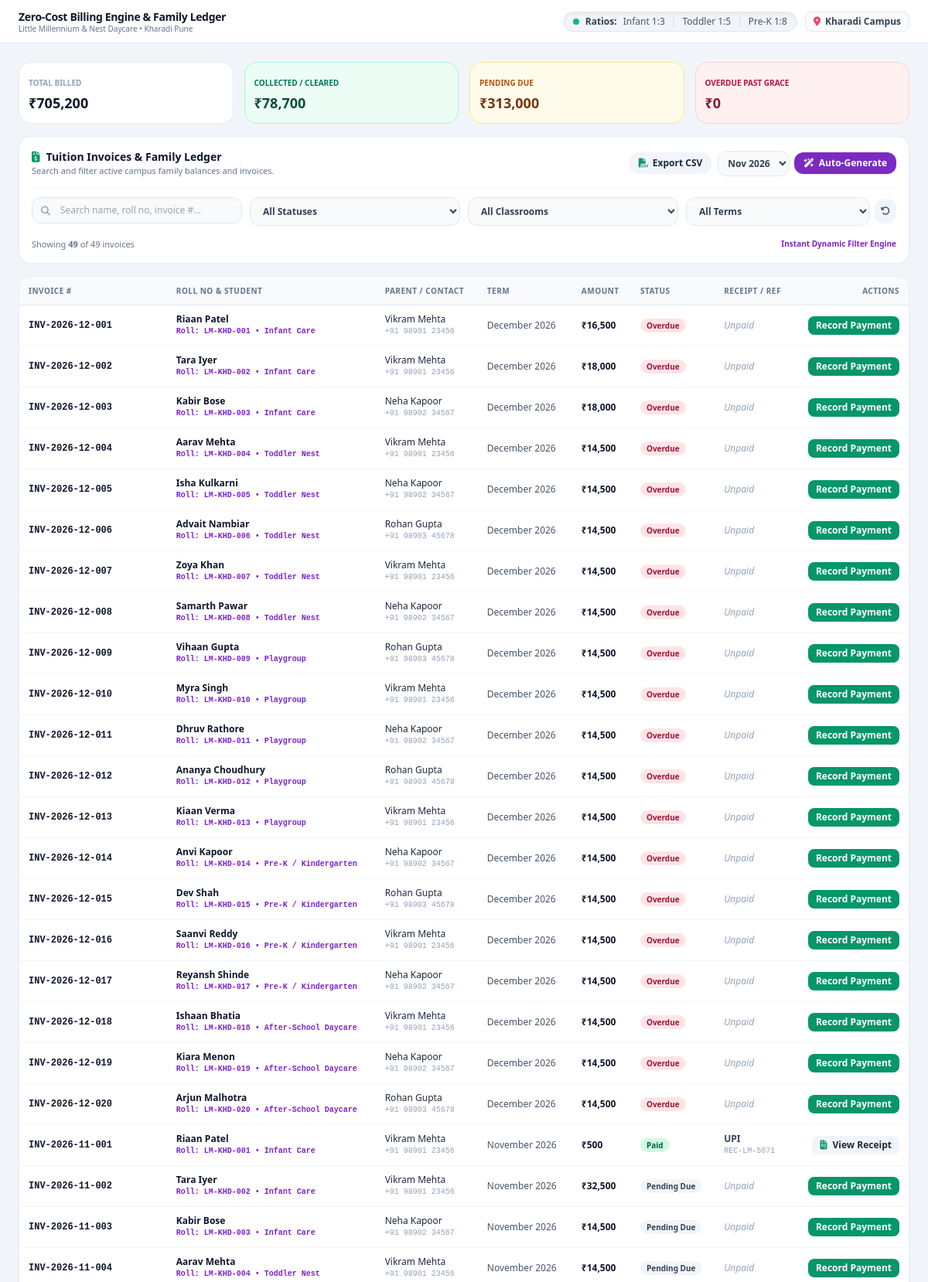
Page /admin/billing (upper part) on the committed database.
### tables this page shows
CREATE TABLE invoices (
        id INTEGER PRIMARY KEY AUTOINCREMENT,
        campus_id INTEGER DEFAULT 1,
        student_id INTEGER NOT NULL,
        parent_id INTEGER NOT NULL,
        invoice_number TEXT UNIQUE NOT NULL,
        term_month TEXT NOT NULL,
        amount REAL NOT NULL,
        due_date TEXT NOT NULL,
        status TEXT DEFAULT 'Pending', -- Paid, Pending, Overdue
        payment_method TEXT DEFAULT 'Pending', -- Cash, Cheque, UPI, Online Passthrough
        paid_at TEXT,
        receipt_number TEXT, parent_receipt_file TEXT, parent_txn_ref TEXT, parent_payment_date TEXT, approval_status TEXT DEFAULT 'None', approved_by TEXT, approved_at TEXT, rejection_reason TEXT, base_fee REAL DEFAULT 14500.0, arrears_carried_forward REAL DEFAULT 0.0, credit_adjusted REAL DEFAULT 0.0, amount_paid REAL DEFAULT 0.0, balance_pending REAL DEFAULT 0.0, notes TEXT,
        FOREIGN KEY(student_id) REFERENCES students(id),
        FOREIGN KEY(parent_id) REFERENCES users(id)
    );

CREATE TABLE students (
        id INTEGER PRIMARY KEY AUTOINCREMENT,
        campus_id INTEGER DEFAULT 1,
        classroom_id INTEGER,
        parent_id INTEGER,
        first_name TEXT NOT NULL,
        last_name TEXT NOT NULL,
        dob TEXT,
        gender TEXT,
        blood_group TEXT,
        allergies TEXT,
        epipen_required INTEGER DEFAULT 0,
        dietary_restrictions TEXT,
        immunization_status TEXT DEFAULT 'Compliant', -- Compliant, Expiring Soon, Overdue
        emergency_contact_name TEXT,
        emergency_contact_phone TEXT,
        pickup_pin TEXT,
        photo_url TEXT,
        enrollment_date TEXT,
        status TEXT DEFAULT 'Active', roll_number TEXT, annual_fee REAL DEFAULT 174000.0, monthly_base_fee REAL DEFAULT 14500.0, credit_balance REAL DEFAULT 0.0,
        FOREIGN KEY(classroom_id) REFERENCES classrooms(id),
        FOREIGN KEY(parent_id) REFERENCES users(id)
    );

CREATE TABLE classrooms (
        id INTEGER PRIMARY KEY AUTOINCREMENT,
        campus_id INTEGER DEFAULT 1,
        name TEXT NOT NULL,
        age_group TEXT NOT NULL,
        capacity INTEGER NOT NULL,
        room_number TEXT,
        max_ratio INTEGER NOT NULL,
        FOREIGN KEY(campus_id) REFERENCES campuses(id)
    );

CREATE TABLE users (
        id INTEGER PRIMARY KEY AUTOINCREMENT,
        campus_id INTEGER DEFAULT 1,
        name TEXT NOT NULL,
        email TEXT UNIQUE NOT NULL,
        password TEXT NOT NULL,
        role TEXT NOT NULL, -- admin, director, teacher, parent, student
        phone TEXT,
        pin_code TEXT,
        avatar TEXT,
        title TEXT,
        created_at TIMESTAMP DEFAULT CURRENT_TIMESTAMP,
        FOREIGN KEY(campus_id) REFERENCES campuses(id)
    );

### app.py (the view)
@app.route('/admin/billing')
def admin_billing():
    conn = get_db_connection()
    invoices = conn.execute('''
    SELECT i.*, s.roll_number, (s.first_name || ' ' || s.last_name) as student_name, c.name as classroom_name, u.name as parent_name, u.phone as parent_phone
    FROM invoices i
    JOIN students s ON i.student_id = s.id
    JOIN classrooms c ON s.classroom_id = c.id
    JOIN users u ON i.parent_id = u.id
    ORDER BY
        CASE WHEN i.approval_status = 'Pending Approval' THEN 0 ELSE 1 END,
        i.due_date DESC
    ''').fetchall()
    total_billed = sum(i['amount'] for i in invoices)
    total_collected = sum(i['amount'] for i in invoices if i['status'] == 'Paid')
    total_pending = sum(i['amount'] for i in invoices if i['status'] in ['Pending', 'Pending Approval'])
    total_overdue = sum(i['amount'] for i in invoices if i['status'] == 'Overdue')
    pending_approval_invoices = [i for i in invoices if i['approval_status'] == 'Pending Approval']
    conn.close()
    return render_template(
        'admin/billing.html',
        active_page='admin_billing',
        invoices=invoices,
        pending_approval_invoices=pending_approval_invoices,
        total_billed=total_billed,
        total_collected=total_collected,
        total_pending=total_pending,
        total_overdue=total_overdue
    )

### app.py (called while the page is built)
def get_current_user():
    user_id = session.get('user_id')
    if not user_id:
        return None
    conn = get_db_connection()
    user = conn.execute("SELECT * FROM users WHERE id = ?", (user_id,)).fetchone()
    conn.close()
    return user

@app.context_processor
def inject_globals():
    conn = get_db_connection()
    pending_approvals = conn.execute("SELECT COUNT(*) FROM invoices WHERE approval_status = 'Pending Approval'").fetchone()[0]
    conn.close()
    return {
        'current_user': get_current_user(),
        'campus_name': Config.CAMPUS_NAME,
        'campus_code': Config.CAMPUS_CODE,
        'pending_approvals_count': pending_approvals
    }

### database.py (called while the page is built)
def get_db_connection():
    conn = sqlite3.connect(Config.DATABASE_PATH)
    conn.row_factory = sqlite3.Row
    return conn

### templates/admin/billing.html (shortened to what this page needs)
{% extends "base.html" %}
{% block page_title %}Zero-Cost Billing Engine & Family Ledger{% endblock %}
{% block content %}
<div class="space-y-4">
  <div class="grid grid-cols-2 sm:grid-cols-4 gap-3.5">
    <div class="p-3 bg-white rounded-2xl border border-slate-200/80 shadow-2xs">
      <span class="text-[10px] font-bold text-slate-400 uppercase">Total Billed</span>
      <p class="text-base sm:text-lg font-black text-slate-900 mt-0.5">₹{{ "{:,.0f}".format(total_billed) }}</p>
    </div>
    <div class="p-3 bg-emerald-50 border border-emerald-200 rounded-2xl shadow-2xs">
      <span class="text-[10px] font-bold text-emerald-700 uppercase">Collected / Cleared</span>
      <p class="text-base sm:text-lg font-black text-emerald-900 mt-0.5">₹{{ "{:,.0f}".format(total_collected) }}</p>
    </div>
    <div class="p-3 bg-amber-50 border border-amber-200 rounded-2xl shadow-2xs">
      <span class="text-[10px] font-bold text-amber-700 uppercase">Pending Due</span>
      <p class="text-base sm:text-lg font-black text-amber-900 mt-0.5">₹{{ "{:,.0f}".format(total_pending) }}</p>
    </div>
    <div class="p-3 bg-rose-50 border border-rose-200 rounded-2xl shadow-2xs">
      <span class="text-[10px] font-bold text-rose-700 uppercase">Overdue Past Grace</span>
      <p class="text-base sm:text-lg font-black text-rose-900 mt-0.5">₹{{ "{:,.0f}".format(total_overdue) }}</p>
    </div>
  </div>
  <div class="bg-white p-4 rounded-2xl border border-slate-200/80 shadow-2xs space-y-3">
    <div class="flex flex-col sm:flex-row sm:items-center justify-between gap-3">
      <div>
        <h2 class="text-sm font-extrabold text-slate-900 flex items-center gap-2">
          <i class="fa-solid fa-file-invoice-dollar text-emerald-600"></i>
          <span>Tuition Invoices & Family Ledger</span>
        </h2>
        <p class="text-[11px] text-slate-500">Search and filter active campus family balances and invoices.</p>
      </div>
      <div class="flex flex-wrap items-center gap-2">
        <a href="{{ url_for('export_billing_csv') }}" class="px-3 py-1.5 bg-slate-100 hover:bg-slate-200 text-slate-800 rounded-xl text-xs font-bold transition flex items-center gap-1.5 shadow-2xs">
          <i class="fa-solid fa-file-csv text-emerald-600"></i>
          <span>Export CSV</span>
        </a>
        <form action="{{ url_for('admin_generate_invoices') }}" method="POST" data-loading-msg="Generating Campus Invoices..." class="flex items-center gap-1.5">
          <select name="term_month" class="px-2 py-1.5 bg-slate-50 border border-slate-200 rounded-xl text-xs font-bold text-slate-700">
            <option value="November 2026">Nov 2026</option>
          </select>
          <button type="submit" class="px-3 py-1.5 bg-brand-purple hover:bg-purple-800 text-white rounded-xl text-xs font-bold shadow-sm transition flex items-center gap-1.5">
            <i class="fa-solid fa-wand-magic-sparkles"></i>
            <span>Auto-Generate</span>
          </button>
        </form>
      </div>
    </div>
    <div class="pt-3 border-t border-slate-100 grid grid-cols-1 sm:grid-cols-2 lg:grid-cols-4 gap-2.5">
      <div class="relative">
        <span class="absolute inset-y-0 left-0 flex items-center pl-3 text-slate-400">
          <i class="fa-solid fa-magnifying-glass text-xs"></i>
        </span>
        <input type="text" id="filter-search" oninput="applyLedgerFilters()" placeholder="Search name, roll no, invoice #..." class="w-full pl-9 pr-3 py-2 bg-slate-50 border border-slate-200 rounded-xl text-xs font-medium focus:bg-white focus:outline-none focus:ring-2 focus:ring-purple-500">
      </div>
      <div>
        <select id="filter-status" onchange="applyLedgerFilters()" class="w-full px-3 py-2 bg-slate-50 border border-slate-200 rounded-xl text-xs font-bold text-slate-700">
          <option value="">All Statuses</option>
        </select>
      </div>
      <div>
        <select id="filter-class" onchange="applyLedgerFilters()" class="w-full px-3 py-2 bg-slate-50 border border-slate-200 rounded-xl text-xs font-bold text-slate-700">
          <option value="">All Classrooms</option>
        </select>
      </div>
      <div class="flex items-center gap-1.5">
        <select id="filter-term" onchange="applyLedgerFilters()" class="flex-1 px-3 py-2 bg-slate-50 border border-slate-200 rounded-xl text-xs font-bold text-slate-700">
          <option value="">All Terms</option>
        </select>
        <button type="button" onclick="resetLedgerFilters()" class="p-2 bg-slate-100 hover:bg-slate-200 text-slate-600 rounded-xl text-xs font-bold transition" title="Reset Filters">
          <i class="fa-solid fa-rotate-left"></i>
        </button>
      </div>
    </div>
    <div class="text-[11px] text-slate-500 flex items-center justify-between pt-1">
      <span>Showing <strong id="visible-count">{{ invoices|length }}</strong> of {{ invoices|length }} invoices</span>
      <span class="text-[10px] text-purple-700 font-bold">Instant Dynamic Filter Engine</span>
    </div>
  </div>
  <div class="bg-white rounded-2xl border border-slate-200/80 shadow-2xs overflow-hidden">
    <div class="overflow-x-auto">
      <table class="w-full text-left text-xs" id="ledger-table">
        <thead class="bg-slate-50 border-b border-slate-200 text-slate-500 uppercase font-black tracking-wider text-[10px]">
          <tr>
            <th class="py-2.5 px-3">Invoice #</th>
            <th class="py-2.5 px-3">Roll No & Student</th>
            <th class="py-2.5 px-3">Parent / Contact</th>
            <th class="py-2.5 px-3">Term</th>
            <th class="py-2.5 px-3">Amount</th>
            <th class="py-2.5 px-3">Status</th>
            <th class="py-2.5 px-3">Receipt / Ref</th>
            <th class="py-2.5 px-3 text-right">Actions</th>
          </tr>
        </thead>
        <tbody class="divide-y divide-slate-100 font-medium">
          {% for inv in invoices %}
          <tr class="ledger-row hover:bg-slate-50/70 transition"
              data-search="{{ inv.invoice_number }} {{ inv.student_name }} {{ inv.roll_number or '' }} {{ inv.parent_name }} {{ inv.parent_phone }}"
              data-status="{{ 'Pending Approval' if inv.approval_status == 'Pending Approval' else inv.status }}"
              data-class="{{ inv.classroom_name }}"
              data-term="{{ inv.term_month }}">
            <td class="py-2.5 px-3 font-mono font-bold text-slate-900">{{ inv.invoice_number }}</td>
            <td class="py-2.5 px-3">
              <span class="font-bold text-slate-900">{{ inv.student_name }}</span>
              <span class="text-purple-700 font-mono font-extrabold text-[10px] block">
                Roll: {{ inv.roll_number or 'LM-KHD-001' }} • {{ inv.classroom_name }}
              </span>
            </td>
            <td class="py-2.5 px-3">
              <span class="text-slate-800">{{ inv.parent_name }}</span>
              <span class="text-slate-400 block font-mono text-[10px]">{{ inv.parent_phone }}</span>
            </td>
            <td class="py-2.5 px-3 text-slate-600">{{ inv.term_month }}</td>
            <td class="py-2.5 px-3 font-bold text-slate-900">₹{{ "{:,.0f}".format(inv.amount) }}</td>
            <td class="py-2.5 px-3">
              {% if inv.status == 'Paid' %}
              <span class="px-2 py-0.5 rounded-full text-[10px] font-black bg-emerald-100 text-emerald-800">
                Paid
              </span>
              {% elif inv.approval_status == 'Pending Approval' %}
              <span class="px-2 py-0.5 rounded-full text-[10px] font-black bg-amber-100 text-amber-800 animate-pulse border border-amber-300">
                Verification Pending
              </span>
              {% elif inv.status == 'Pending' %}
              <span class="px-2 py-0.5 rounded-full text-[10px] font-black bg-slate-100 text-slate-700">
                Pending Due
              </span>
              {% else %}
              <span class="px-2 py-0.5 rounded-full text-[10px] font-black bg-rose-100 text-rose-800">
                Overdue
              </span>
              {% endif %}
            </td>
            <td class="py-2.5 px-3">
              {% if inv.status == 'Paid' %}
              <span class="text-slate-700 font-semibold">{{ inv.payment_method }}</span>
              <span class="text-slate-400 block text-[10px] font-mono">{{ inv.receipt_number }}</span>
              {% elif inv.approval_status == 'Pending Approval' %}
              <span class="text-amber-700 font-semibold text-[11px]">{{ inv.parent_txn_ref or 'UPI' }}</span>
              <span class="text-slate-400 block text-[9px]">Proof Attached</span>
              {% else %}
              <span class="text-slate-400 italic">Unpaid</span>
              {% endif %}
            </td>
            <td class="py-2.5 px-3 text-right space-x-1">
              {% if inv.status == 'Paid' %}
              <button type="button" onclick="viewReceipt('{{ inv.receipt_number }}', '{{ inv.paid_at[:10] if inv.paid_at else '' }}', '{{ inv.student_name }} (Roll: {{ inv.roll_number or 'LM-KHD-001' }})', '{{ inv.classroom_name }}', '{{ inv.parent_name }}', '{{ inv.term_month }}', '{{ inv.amount }}', '{{ inv.payment_method }}')" class="px-2.5 py-1 bg-slate-100 hover:bg-slate-200 text-slate-800 rounded-lg text-xs font-bold transition">
                <i class="fa-solid fa-file-invoice text-emerald-600 mr-1"></i> View Receipt
              </button>
              {% elif inv.approval_status == 'Pending Approval' %}
              <button type="button" onclick="openProofModal('{{ inv.parent_receipt_file }}', '{{ inv.parent_txn_ref }}', '{{ inv.student_name }}')" class="px-2.5 py-1 bg-amber-500 hover:bg-amber-600 text-white rounded-lg text-xs font-bold transition shadow-2xs">
                Review Proof
              </button>
              {% else %}
              <button type="button" onclick="openPaymentModal('{{ inv.id }}', '{{ inv.student_name }} (Roll: {{ inv.roll_number or 'LM-KHD-001' }})', '{{ inv.amount }}')" class="px-2.5 py-1 bg-emerald-600 hover:bg-emerald-700 text-white rounded-lg text-xs font-bold shadow-2xs transition">
                Record Payment
              </button>
              {% endif %}
            </td>
          </tr>
          {% endfor %}
        </tbody>
      </table>
    </div>
  </div>
</div>
{% endblock %}

### static/css/custom.css (style rules this page uses)
:root { --lm-purple: #7B2CBF; --lm-blue: #0284C7; --lm-green: #10B981; --lm-orange: #F59E0B; --lm-pink: #EC4899; }
html, body { width: 100%; height: 100%; max-height: 100vh; margin: 0 !important; padding: 0 !important; overflow: hidden !important; font-family: system-ui, -apple-system, BlinkMacSystemFont, 'Segoe UI', Roboto, Oxygen, Ubuntu, Cantarell, 'Open Sans', 'Helvetica Neue', sans-serif; background-color: #F8FAFC; box-sizing: border-box; }
*, *::before, *::after { box-sizing: inherit; }

### rows in the picture
invoices: invoice_number "INV-2026-12-001", student_name "Riaan Patel", roll_number "LM-KHD-001", classroom_name "Infant Care", parent_name "Vikram Mehta", parent_phone "+91 98901 23456", term_month "December 2026", amount "16,500", status "Overdue"
invoices: invoice_number "INV-2026-12-002", student_name "Tara Iyer", roll_number "LM-KHD-002", classroom_name "Infant Care", parent_name "Vikram Mehta", parent_phone "+91 98901 23456", term_month "December 2026", amount "18,000", status "Overdue"
invoices: invoice_number "INV-2026-12-003", student_name "Kabir Bose", roll_number "LM-KHD-003", classroom_name "Infant Care", parent_name "Neha Kapoor", parent_phone "+91 98902 34567", term_month "December 2026", amount "18,000", status "Overdue"
invoices: invoice_number "INV-2026-12-004", student_name "Aarav Mehta", roll_number "LM-KHD-004", classroom_name "Toddler Nest", parent_name "Vikram Mehta", parent_phone "+91 98901 23456", term_month "December 2026", amount "14,500", status "Overdue"
invoices: invoice_number "INV-2026-12-005", student_name "Isha Kulkarni", roll_number "LM-KHD-005", classroom_name "Toddler Nest", parent_name "Neha Kapoor", parent_phone "+91 98902 34567", term_month "December 2026", amount "14,500", status "Overdue"
invoices: invoice_number "INV-2026-12-006", student_name "Advait Nambiar", roll_number "LM-KHD-006", classroom_name "Toddler Nest", parent_name "Rohan Gupta", parent_phone "+91 98903 45678", term_month "December 2026", amount "14,500", status "Overdue"
invoices: invoice_number "INV-2026-12-007", student_name "Zoya Khan", roll_number "LM-KHD-007", classroom_name "Toddler Nest", parent_name "Vikram Mehta", parent_phone "+91 98901 23456", term_month "December 2026", amount "14,500", status "Overdue"
invoices: invoice_number "INV-2026-12-008", student_name "Samarth Pawar", roll_number "LM-KHD-008", classroom_name "Toddler Nest", parent_name "Neha Kapoor", parent_phone "+91 98902 34567", term_month "December 2026", amount "14,500", status "Overdue"
invoices: invoice_number "INV-2026-12-009", student_name "Vihaan Gupta", roll_number "LM-KHD-009", classroom_name "Playgroup", parent_name "Rohan Gupta", parent_phone "+91 98903 45678", term_month "December 2026", amount "14,500", status "Overdue"
invoices: invoice_number "INV-2026-12-010", student_name "Myra Singh", roll_number "LM-KHD-010", classroom_name "Playgroup", parent_name "Vikram Mehta", parent_phone "+91 98901 23456", term_month "December 2026", amount "14,500", status "Overdue"
invoices: invoice_number "INV-2026-12-011", student_name "Dhruv Rathore", roll_number "LM-KHD-011", classroom_name "Playgroup", parent_name "Neha Kapoor", parent_phone "+91 98902 34567", term_month "December 2026", amount "14,500", status "Overdue"
invoices: invoice_number "INV-2026-12-012", student_name "Ananya Choudhury", roll_number "LM-KHD-012", classroom_name "Playgroup", parent_name "Rohan Gupta", parent_phone "+91 98903 45678", term_month "December 2026", amount "14,500", status "Overdue"
invoices: invoice_number "INV-2026-12-013", student_name "Kiaan Verma", roll_number "LM-KHD-013", classroom_name "Playgroup", parent_name "Vikram Mehta", parent_phone "+91 98901 23456", term_month "December 2026", amount "14,500", status "Overdue"
invoices: invoice_number "INV-2026-12-014", student_name "Anvi Kapoor", roll_number "LM-KHD-014", classroom_name "Pre-K / Kindergarten", parent_name "Neha Kapoor", parent_phone "+91 98902 34567", term_month "December 2026", amount "14,500", status "Overdue"
invoices: invoice_number "INV-2026-12-015", student_name "Dev Shah", roll_number "LM-KHD-015", classroom_name "Pre-K / Kindergarten", parent_name "Rohan Gupta", parent_phone "+91 98903 45678", term_month "December 2026", amount "14,500", status "Overdue"
invoices: invoice_number "INV-2026-12-016", student_name "Saanvi Reddy", roll_number "LM-KHD-016", classroom_name "Pre-K / Kindergarten", parent_name "Vikram Mehta", parent_phone "+91 98901 23456", term_month "December 2026", amount "14,500", status "Overdue"
invoices: invoice_number "INV-2026-12-017", student_name "Reyansh Shinde", roll_number "LM-KHD-017", classroom_name "Pre-K / Kindergarten", parent_name "Neha Kapoor", parent_phone "+91 98902 34567", term_month "December 2026", amount "14,500", status "Overdue"
invoices: invoice_number "INV-2026-12-018", student_name "Ishaan Bhatia", roll_number "LM-KHD-018", classroom_name "After-School Daycare", parent_name "Vikram Mehta", parent_phone "+91 98901 23456", term_month "December 2026", amount "14,500", status "Overdue"
invoices: invoice_number "INV-2026-12-019", student_name "Kiara Menon", roll_number "LM-KHD-019", classroom_name "After-School Daycare", parent_name "Neha Kapoor", parent_phone "+91 98902 34567", term_month "December 2026", amount "14,500", status "Overdue"
invoices: invoice_number "INV-2026-12-020", student_name "Arjun Malhotra", roll_number "LM-KHD-020", classroom_name "After-School Daycare", parent_name "Rohan Gupta", parent_phone "+91 98903 45678", term_month "December 2026", amount "14,500", status "Overdue"
invoices: invoice_number "INV-2026-11-001", student_name "Riaan Patel", roll_number "LM-KHD-001", classroom_name "Infant Care", parent_name "Vikram Mehta", parent_phone "+91 98901 23456", term_month "November 2026", amount "500", status "Paid", payment_method "UPI", receipt_number "REC-LM-5071"
invoices: invoice_number "INV-2026-11-002", student_name "Tara Iyer", roll_number "LM-KHD-002", classroom_name "Infant Care", parent_name "Vikram Mehta", parent_phone "+91 98901 23456", term_month "November 2026", amount "32,500", status "Pending Due"
invoices: invoice_number "INV-2026-11-003", student_name "Kabir Bose", roll_number "LM-KHD-003", classroom_name "Infant Care", parent_name "Neha Kapoor", parent_phone "+91 98902 34567", term_month "November 2026", amount "14,500", status "Pending Due"
invoices: invoice_number "INV-2026-11-004", student_name "Aarav Mehta", roll_number "LM-KHD-004", classroom_name "Toddler Nest", parent_name "Vikram Mehta", parent_phone "+91 98901 23456", term_month "November 2026", amount "14,500", status "Pending Due"

### other values in the picture
{{ "{:,.0f}".format(total_billed) }} "705,200"
{{ "{:,.0f}".format(total_collected) }} "78,700"
{{ "{:,.0f}".format(total_pending) }} "313,000"
{{ "{:,.0f}".format(total_overdue) }} "0"
{{ invoices|length }} "49"
